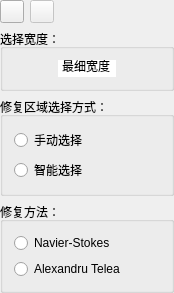
<?xml version="1.0" encoding="UTF-8"?>
<ui version="4.0">
 <class>TInpaintProcessViewWidgetClass</class>
 <widget class="TProcessViewWidgetAbstract" name="TInpaintProcessViewWidgetClass">
  <property name="geometry">
   <rect>
    <x>0</x>
    <y>0</y>
    <width>174</width>
    <height>257</height>
   </rect>
  </property>
  <property name="windowTitle">
   <string>TInpaintProcessViewWidgetAbstract</string>
  </property>
  <layout class="QVBoxLayout" name="verticalLayout_3">
   <property name="leftMargin">
    <number>0</number>
   </property>
   <property name="topMargin">
    <number>0</number>
   </property>
   <property name="rightMargin">
    <number>0</number>
   </property>
   <property name="bottomMargin">
    <number>0</number>
   </property>
   <item>
    <widget class="QWidget" name="widget" native="true">
     <layout class="QHBoxLayout" name="horizontalLayout_4">
      <property name="leftMargin">
       <number>0</number>
      </property>
      <property name="topMargin">
       <number>0</number>
      </property>
      <property name="rightMargin">
       <number>0</number>
      </property>
      <property name="bottomMargin">
       <number>0</number>
      </property>
      <item>
       <widget class="QToolButton" name="undoButton"/>
      </item>
      <item>
       <widget class="QToolButton" name="redoButton">
        <property name="enabled">
         <bool>false</bool>
        </property>
       </widget>
      </item>
      <item>
       <spacer name="horizontalSpacer">
        <property name="orientation">
         <enum>Qt::Orientation::Horizontal</enum>
        </property>
        <property name="sizeHint" stdset="0">
         <size>
          <width>40</width>
          <height>20</height>
         </size>
        </property>
       </spacer>
      </item>
     </layout>
    </widget>
   </item>
   <item>
    <widget class="QGroupBox" name="penWidthGroupBox">
     <property name="title">
      <string>选择宽度：</string>
     </property>
     <property name="flat">
      <bool>true</bool>
     </property>
     <layout class="QHBoxLayout" name="horizontalLayout_12" stretch="1,0,1">
      <property name="leftMargin">
       <number>0</number>
      </property>
      <property name="rightMargin">
       <number>0</number>
      </property>
      <item>
       <widget class="QWidget" name="widget_23" native="true"/>
      </item>
      <item>
       <widget class="QDoubleSpinBox" name="penWidthSpinBox">
        <property name="frame">
         <bool>false</bool>
        </property>
        <property name="alignment">
         <set>Qt::AlignmentFlag::AlignCenter</set>
        </property>
        <property name="buttonSymbols">
         <enum>QAbstractSpinBox::ButtonSymbols::NoButtons</enum>
        </property>
        <property name="specialValueText">
         <string>最细宽度</string>
        </property>
        <property name="suffix">
         <string> px</string>
        </property>
        <property name="maximum">
         <double>100.000000000000000</double>
        </property>
        <property name="singleStep">
         <double>0.010000000000000</double>
        </property>
       </widget>
      </item>
      <item>
       <widget class="QWidget" name="widget_24" native="true"/>
      </item>
     </layout>
    </widget>
   </item>
   <item>
    <widget class="QGroupBox" name="groupBox_2">
     <property name="title">
      <string>修复区域选择方式：</string>
     </property>
     <property name="flat">
      <bool>true</bool>
     </property>
     <layout class="QVBoxLayout" name="verticalLayout_2">
      <item>
       <widget class="QRadioButton" name="manual">
        <property name="text">
         <string>手动选择</string>
        </property>
       </widget>
      </item>
      <item>
       <widget class="QRadioButton" name="intelligent">
        <property name="text">
         <string>智能选择</string>
        </property>
       </widget>
      </item>
     </layout>
    </widget>
   </item>
   <item>
    <widget class="QGroupBox" name="groupBox">
     <property name="title">
      <string>修复方法：</string>
     </property>
     <property name="flat">
      <bool>true</bool>
     </property>
     <layout class="QVBoxLayout" name="verticalLayout">
      <item>
       <widget class="QRadioButton" name="NS">
        <property name="text">
         <string>Navier-Stokes</string>
        </property>
        <property name="autoExclusive">
         <bool>false</bool>
        </property>
       </widget>
      </item>
      <item>
       <widget class="QRadioButton" name="TELEA">
        <property name="text">
         <string>Alexandru Telea</string>
        </property>
        <property name="autoExclusive">
         <bool>false</bool>
        </property>
       </widget>
      </item>
     </layout>
    </widget>
   </item>
  </layout>
  <action name="undo">
   <property name="enabled">
    <bool>false</bool>
   </property>
   <property name="icon">
    <iconset resource="processview.qrc">
     <normaloff>:/ProcessView/images/icons/MaterialSymbolsUndo.svg</normaloff>:/ProcessView/images/icons/MaterialSymbolsUndo.svg</iconset>
   </property>
   <property name="text">
    <string>撤销</string>
   </property>
   <property name="shortcut">
    <string>Ctrl+Z</string>
   </property>
   <property name="menuRole">
    <enum>QAction::MenuRole::NoRole</enum>
   </property>
  </action>
  <action name="redo">
   <property name="enabled">
    <bool>false</bool>
   </property>
   <property name="icon">
    <iconset resource="processview.qrc">
     <normaloff>:/ProcessView/images/icons/MaterialSymbolsRedo.svg</normaloff>:/ProcessView/images/icons/MaterialSymbolsRedo.svg</iconset>
   </property>
   <property name="text">
    <string>重做</string>
   </property>
   <property name="shortcut">
    <string>Ctrl+Y</string>
   </property>
   <property name="menuRole">
    <enum>QAction::MenuRole::NoRole</enum>
   </property>
  </action>
 </widget>
 <layoutdefault spacing="6" margin="11"/>
 <customwidgets>
  <customwidget>
   <class>TProcessViewWidgetAbstract</class>
   <extends>QWidget</extends>
   <header>tprocessviewwidgetabstract.h</header>
   <container>1</container>
  </customwidget>
 </customwidgets>
 <resources>
  <include location="processview.qrc"/>
 </resources>
 <connections/>
</ui>
